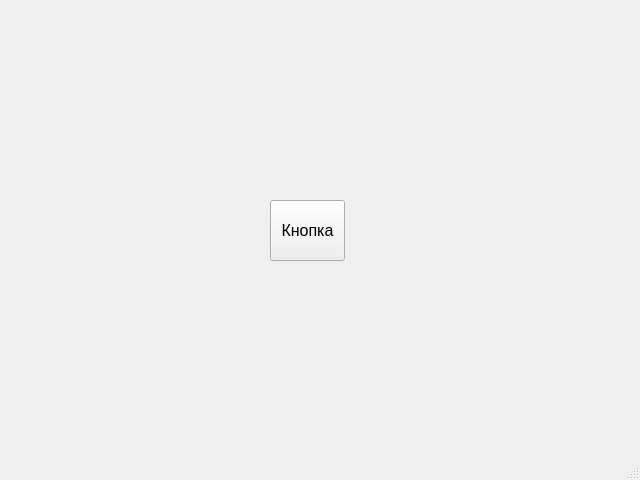
<?xml version="1.0" encoding="UTF-8"?>
<ui version="4.0">
 <class>MainWindow</class>
 <widget class="QMainWindow" name="MainWindow">
  <property name="geometry">
   <rect>
    <x>0</x>
    <y>0</y>
    <width>640</width>
    <height>480</height>
   </rect>
  </property>
  <property name="windowTitle">
   <string>MainWindow</string>
  </property>
  <widget class="QWidget" name="centralwidget">
   <widget class="QPushButton" name="pushButton">
    <property name="geometry">
     <rect>
      <x>270</x>
      <y>200</y>
      <width>75</width>
      <height>61</height>
     </rect>
    </property>
    <property name="font">
     <font>
      <pointsize>12</pointsize>
     </font>
    </property>
    <property name="text">
     <string>Кнопка</string>
    </property>
   </widget>
  </widget>
  <widget class="QMenuBar" name="menubar">
   <property name="geometry">
    <rect>
     <x>0</x>
     <y>0</y>
     <width>640</width>
     <height>21</height>
    </rect>
   </property>
  </widget>
  <widget class="QStatusBar" name="statusbar"/>
 </widget>
 <resources/>
 <connections/>
</ui>
